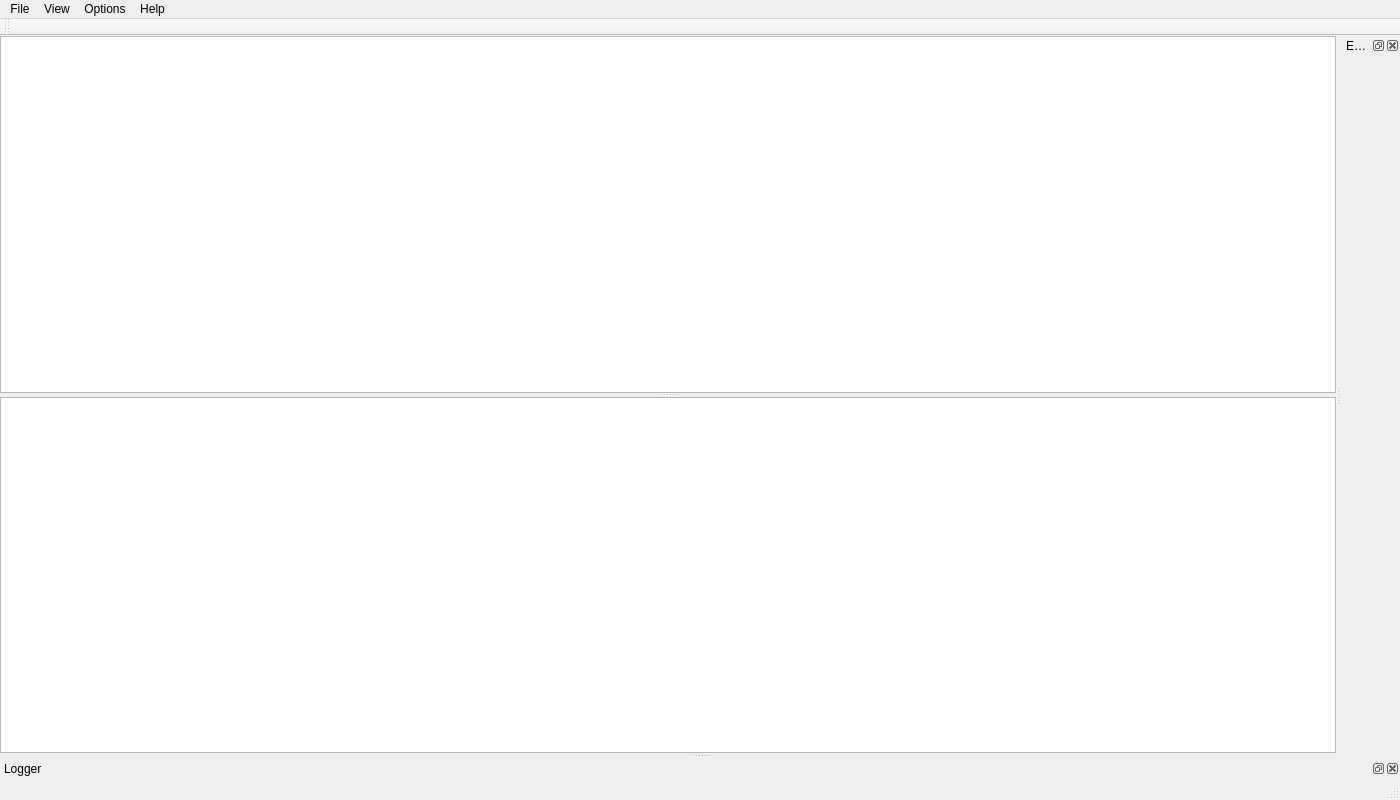
<?xml version="1.0" encoding="UTF-8"?>
<ui version="4.0">
 <class>MainWindow</class>
 <widget class="QMainWindow" name="MainWindow">
  <property name="geometry">
   <rect>
    <x>0</x>
    <y>0</y>
    <width>1400</width>
    <height>800</height>
   </rect>
  </property>
  <property name="iconSize">
   <size>
    <width>32</width>
    <height>32</height>
   </size>
  </property>
  <widget class="QWidget" name="centralWidget">
   <layout class="QVBoxLayout" name="verticalLayout" stretch="0">
    <property name="spacing">
     <number>0</number>
    </property>
    <property name="leftMargin">
     <number>0</number>
    </property>
    <property name="topMargin">
     <number>0</number>
    </property>
    <property name="rightMargin">
     <number>0</number>
    </property>
    <property name="bottomMargin">
     <number>0</number>
    </property>
    <item>
     <widget class="QSplitter" name="splitter">
      <property name="orientation">
       <enum>Qt::Vertical</enum>
      </property>
      <widget class="qt::toolkit::TableView" name="controllerTableView"/>
      <widget class="connectionMatrix::View" name="routingTableView"/>
     </widget>
    </item>
   </layout>
  </widget>
  <widget class="QMenuBar" name="menubar">
   <property name="geometry">
    <rect>
     <x>0</x>
     <y>0</y>
     <width>1400</width>
     <height>22</height>
    </rect>
   </property>
   <widget class="QMenu" name="menuFile">
    <property name="title">
     <string>File</string>
    </property>
    <addaction name="actionQuit"/>
   </widget>
   <widget class="QMenu" name="menuView">
    <property name="title">
     <string>View</string>
    </property>
   </widget>
   <widget class="QMenu" name="menuHelp">
    <property name="title">
     <string>Help</string>
    </property>
    <addaction name="actionAbout"/>
   </widget>
   <widget class="QMenu" name="menuOptions">
    <property name="title">
     <string>Options</string>
    </property>
    <addaction name="actionSettings"/>
   </widget>
   <addaction name="menuFile"/>
   <addaction name="menuView"/>
   <addaction name="menuOptions"/>
   <addaction name="menuHelp"/>
  </widget>
  <widget class="QStatusBar" name="statusbar"/>
  <widget class="QDockWidget" name="loggerDockWidget">
   <property name="windowTitle">
    <string>Logger</string>
   </property>
   <attribute name="dockWidgetArea">
    <number>8</number>
   </attribute>
   <widget class="LoggerView" name="loggerView"/>
  </widget>
  <widget class="QDockWidget" name="entityInspectorDockWidget">
   <property name="windowTitle">
    <string>Entity Model Inspector</string>
   </property>
   <attribute name="dockWidgetArea">
    <number>2</number>
   </attribute>
   <widget class="EntityInspector" name="entityInspector"/>
  </widget>
  <widget class="QToolBar" name="mainToolBar">
   <property name="windowTitle">
    <string>Interface</string>
   </property>
   <attribute name="toolBarArea">
    <enum>TopToolBarArea</enum>
   </attribute>
   <attribute name="toolBarBreak">
    <bool>false</bool>
   </attribute>
  </widget>
  <action name="actionQuit">
   <property name="text">
    <string>Quit</string>
   </property>
  </action>
  <action name="actionAbout">
   <property name="text">
    <string>About</string>
   </property>
  </action>
  <action name="actionSettings">
   <property name="text">
    <string>Settings...</string>
   </property>
  </action>
 </widget>
 <customwidgets>
  <customwidget>
   <class>connectionMatrix::View</class>
   <extends>QTableView</extends>
   <header>connectionMatrix/view.hpp</header>
  </customwidget>
  <customwidget>
   <class>LoggerView</class>
   <extends>QWidget</extends>
   <header>loggerView.hpp</header>
   <container>1</container>
  </customwidget>
  <customwidget>
   <class>qt::toolkit::TableView</class>
   <extends>QTableView</extends>
   <header>toolkit/tableView.hpp</header>
  </customwidget>
  <customwidget>
   <class>EntityInspector</class>
   <extends>QWidget</extends>
   <header>entityInspector.hpp</header>
  </customwidget>
 </customwidgets>
 <resources/>
 <connections>
  <connection>
   <sender>actionQuit</sender>
   <signal>triggered()</signal>
   <receiver>MainWindow</receiver>
   <slot>close()</slot>
   <hints>
    <hint type="sourcelabel">
     <x>-1</x>
     <y>-1</y>
    </hint>
    <hint type="destinationlabel">
     <x>399</x>
     <y>299</y>
    </hint>
   </hints>
  </connection>
 </connections>
 <slots>
  <slot>openSettings()</slot>
 </slots>
</ui>
